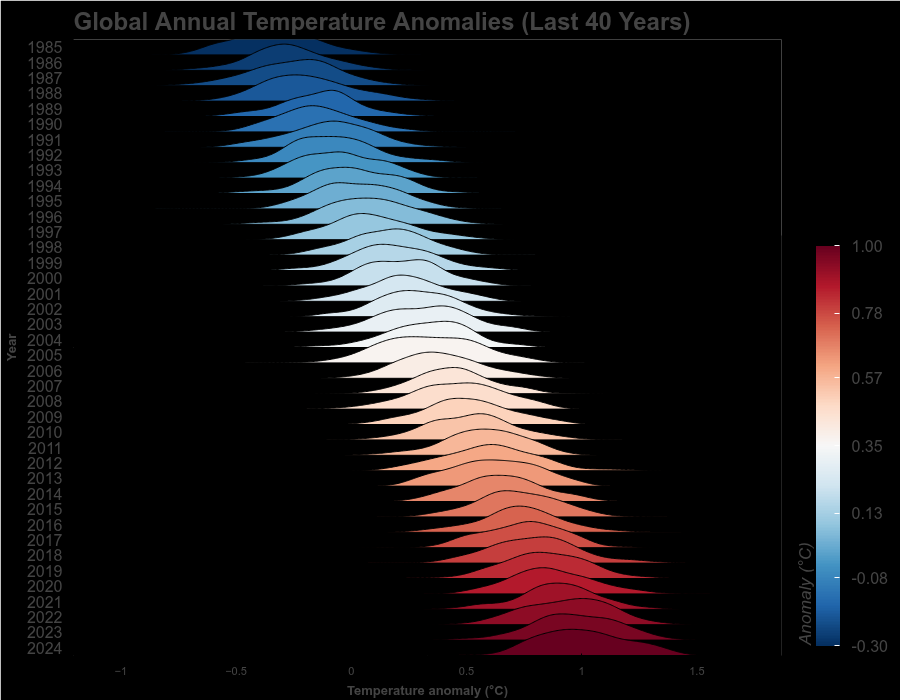

The Python source for this figure:
from bokeh_rocks import save_plot
import numpy as np
from scipy.stats import gaussian_kde
from bokeh.plotting import figure, show, curdoc
from bokeh.models import LinearColorMapper, ColorBar, FixedTicker
from bokeh.io import output_notebook
from matplotlib import cm
from matplotlib.colors import to_hex
curdoc().theme = "dark_minimal"

# --- 1. Setup years and simulate temperature anomaly data ---
N_YEARS = 40
years = np.arange(2024 - N_YEARS + 1, 2025)  # 1985–2024
means = np.linspace(-0.3, 1.0, N_YEARS)[::-1]      # Simulate increasing anomaly
data_per_year = [np.random.normal(loc=mu, scale=0.18, size=200) for mu in means]

# --- 2. Colormap setup ---
rdblue256 = [to_hex(cm.get_cmap('RdBu_r')(i/255)) for i in range(256)]  # Blue (cold) to Red (warm)
min_anom, max_anom = float(min(means)), float(max(means))
color_mapper = LinearColorMapper(palette=rdblue256, low=min_anom, high=max_anom)

# --- 3. Bokeh figure setup ---
p = figure(
    width=900,
    height=700,
    y_range=[str(y) for y in years[::-1]],  # Newest year at top
    x_axis_label="Temperature anomaly (°C)",
    toolbar_location=None,
    outline_line_color=None,
    title="Global Annual Temperature Anomalies (Last 40 Years)"
)

# --- 4. Plot joyplots: LATEST year is on top ---
for i in reversed(range(len(years))):
    year = years[i]
    year_data = data_per_year[i]
    mean_anom = means[i]
    kde = gaussian_kde(year_data)
    x = np.linspace(year_data.min() - 0.3, year_data.max() + 0.3, 300)
    y = kde(x)
    y_offset = i * 1.0
    y_scaled = y / y.max() * 1.7
    color = to_hex(cm.get_cmap('RdBu_r')((mean_anom - min_anom) / (max_anom - min_anom)))
    p.patch(x, y_offset + y_scaled, color=color, alpha=1, line_color="black", line_width=1.0)

# --- 5. Style ---
p.yaxis.axis_label = "Year"
p.yaxis.major_label_text_font_size = "12pt"
p.xgrid.visible = False
p.ygrid.visible = False
p.background_fill_color = "#000000"
p.title.text_font_size = "18pt"
p.xaxis.axis_label_text_font_style = "bold"
p.yaxis.axis_label_text_font_style = "bold"
p.outline_line_alpha = 0
p.border_fill_color = '#000000'
# --- 6. Colorbar for anomaly color coding ---
color_bar = ColorBar(
    color_mapper=color_mapper,
    location=(0, 0),
    width=24,
    height=400,
    title='Anomaly (°C)',
    title_text_font_size="13pt",
    major_label_text_font_size="12pt",
    label_standoff=12,
    ticker=FixedTicker(ticks=np.round(np.linspace(min_anom, max_anom, 7), 2)),
    major_label_overrides={float(f"{v:.2f}"): f"{v:.2f}" for v in np.round(np.linspace(min_anom, max_anom, 7), 2)},
    background_fill_color='#000000'
)
p.add_layout(color_bar, 'right')

show(p)
save_plot(p, "output/ridgeplot_01")
